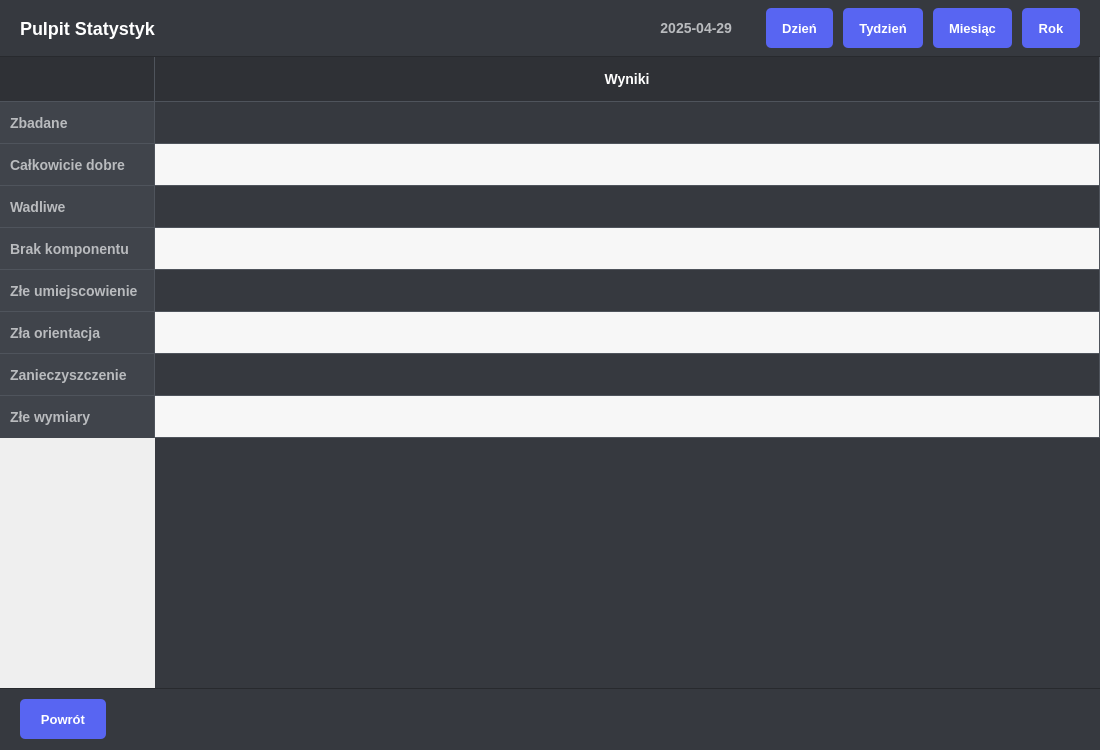
<?xml version="1.0" encoding="UTF-8"?>
<ui version="4.0">
 <class>Raporty</class>
 <widget class="QWidget" name="Raporty">
  <property name="geometry">
   <rect>
    <x>0</x>
    <y>0</y>
    <width>1100</width>
    <height>750</height>
   </rect>
  </property>
  <property name="windowTitle">
   <string>AOI</string>
  </property>
  <property name="styleSheet">
   <string notr="true">
/* --- Styl Pulpitu Statystyk (Ciemny Motyw v5 - Poprawki) --- */
QWidget#RaportsDashboard {
    background-color: #2f3136;
    color: #e8e9ea;
    font-family: "Segoe UI", Roboto, Cantarell, "Helvetica Neue", sans-serif;
    font-size: 14px;
}

/* --- Górny Pasek --- */
QFrame#topToolbar {
    background-color: #36393f;
    border: none;
    border-bottom: 1px solid #282a2e;
    padding: 8px 20px;
}

QLabel#titleLabel {
    color: #ffffff;
    font-size: 18px;
    font-weight: 600;
    background-color: transparent;
}

/* --- Etykieta Daty --- (Dodano) */
QLabel#dateDisplayLabel {
    color: #b9bbbe; /* Szary, jak drugorzędny tekst */
    font-size: 14px; /* Rozmiar jak standardowy tekst */
    font-weight: 500;
    background-color: transparent;
    padding-right: 15px; /* Odstęp od przycisków */
}

/* --- Przyciski Filtrowania (Wszystkie aktywne wizualnie) --- */
#topToolbar QPushButton {
    background-color: #5865F2; /* Kolor akcentu */
    color: white;
    font-size: 13px;
    font-weight: 600;
    padding: 6px 16px;
    border-radius: 5px;
    border: none;
    min-height: 28px;
    outline: none;
}
#topToolbar QPushButton:hover { background-color: #4e5dcf; }
#topToolbar QPushButton:pressed { background-color: #404ab8; }
#topToolbar QPushButton:disabled { background-color: #40444b; color: #72767d; opacity: 0.7; }


/* --- Tabela --- */
QTableWidget#tableWidget {
    background-color: #36393f;
    border: none;
    gridline-color: #4f545c;
    color: #dcddde;
    font-size: 14px;
    selection-background-color: #5865F2;
    selection-color: #ffffff;
    outline: none;
}
/* Zwiększony padding komórek dla większej wysokości wiersza */
QTableWidget#tableWidget::item {
    padding: 10px 8px; /* Zwiększono padding pionowy */
}


/* --- Nagłówki Tabeli --- */
QHeaderView::section {
    background-color: #2f3136;
    color: #ffffff;
    padding: 12px 10px;
    border: none;
    border-bottom: 1px solid #4f545c;
    font-size: 14px;
    font-weight: 600;
    /* Wysokość nagłówka jest kontrolowana przez padding */
}
QHeaderView::section:horizontal { border-right: 1px solid #4f545c; }
QHeaderView::section:horizontal:last { border-right: none; }

QHeaderView::section:vertical {
    background-color: #40444b;
    border-right: 1px solid #4f545c;
    border-bottom: 1px solid #4f545c;
    text-align: right;
    padding-right: 12px;
    color: #b9bbbe;
    font-weight: 500;
}
QHeaderView::section:vertical:last { border-bottom: none; }

/* Narożnik tabeli */
QTableWidget QTableCornerButton::section {
    background-color: #2f3136;
    border: none;
    border-bottom: 1px solid #4f545c;
    border-right: 1px solid #4f545c;
}


/* --- Dolny Pasek --- */
QFrame#bottomBar {
    background-color: #36393f;
    border: none;
    border-top: 1px solid #282a2e;
    padding: 8px 20px;
    min-height: 45px;
    max-height: 45px;
}

/* --- Przycisk Powrotu (Styl jak filtry) --- (Zmieniono) */
QPushButton#backButton {
    background-color: #5865F2; /* Kolor akcentu */
    color: white;
    font-size: 13px; /* Jak filtry */
    font-weight: 600;
    padding: 6px 20px; /* Nieco większy padding dla odróżnienia? Lub taki sam */
    border-radius: 5px;
    border: none;
    min-height: 28px;
    outline: none;
}
QPushButton#backButton:hover { background-color: #4e5dcf; }
QPushButton#backButton:pressed { background-color: #404ab8; }
QPushButton#backButton:disabled { background-color: #40444b; color: #72767d; opacity: 0.7; }


/* Paski przewijania */
QScrollBar:vertical { border: none; background: #2f3136; width: 12px; margin: 0px; }
QScrollBar::handle:vertical { background: #4f545c; min-height: 25px; border-radius: 6px; }
QScrollBar::handle:vertical:hover { background: #5a606b; }
QScrollBar::add-line:vertical, QScrollBar::sub-line:vertical { border: none; background: none; height: 0px; }
QScrollBar::add-page:vertical, QScrollBar::sub-page:vertical { background: none; }

QScrollBar:horizontal { border: none; background: #2f3136; height: 12px; margin: 0px; }
QScrollBar::handle:horizontal { background: #4f545c; min-width: 25px; border-radius: 6px; }
QScrollBar::handle:horizontal:hover { background: #5a606b; }
QScrollBar::add-line:horizontal, QScrollBar::sub-line:horizontal { border: none; background: none; width: 0px; }
QScrollBar::add-page:horizontal, QScrollBar::sub-page:horizontal { background: none; }

   </string>
  </property>
  <layout class="QVBoxLayout" name="mainVerticalLayout">
   <property name="spacing">
    <number>0</number>
   </property>
   <property name="leftMargin">
    <number>0</number>
   </property>
   <property name="topMargin">
    <number>0</number>
   </property>
   <property name="rightMargin">
    <number>0</number>
   </property>
   <property name="bottomMargin">
    <number>0</number>
   </property>
   <item> <widget class="QFrame" name="topToolbar">
     <property name="frameShape"><enum>QFrame::StyledPanel</enum></property>
     <property name="frameShadow"><enum>QFrame::Raised</enum></property>
     <layout class="QHBoxLayout" name="topToolbarLayout">
      <property name="spacing"><number>15</number></property>
      <property name="leftMargin"><number>0</number></property>
      <property name="topMargin"><number>0</number></property>
      <property name="rightMargin"><number>0</number></property>
      <property name="bottomMargin"><number>0</number></property>
      <item> <widget class="QLabel" name="titleLabel">
        <property name="text"><string>Pulpit Statystyk</string></property>
       </widget>
      </item>
      <item>
       <spacer name="toolbarSpacer"> <property name="orientation"><enum>Qt::Horizontal</enum></property>
        <property name="sizeHint" stdset="0"><size><width>40</width><height>20</height></size></property>
       </spacer>
      </item>
      <item> <widget class="QLabel" name="dateDisplayLabel">
        <property name="text">
         <string>2025-04-29</string>
        </property>
        <property name="alignment">
         <set>Qt::AlignRight|Qt::AlignTrailing|Qt::AlignVCenter</set>
        </property>
       </widget>
      </item>
      <item> <layout class="QHBoxLayout" name="buttonGroupLayout">
        <property name="spacing"><number>10</number></property>
         <item> <widget class="QPushButton" name="dayButton">
           <property name="text"><string>Dzień</string></property>
           <property name="checkable"><bool>false</bool></property>
           <property name="cursor"><cursorShape>PointingHandCursor</cursorShape></property>
          </widget>
         </item>
         <item> <widget class="QPushButton" name="weekButton">
           <property name="text"><string>Tydzień</string></property>
           <property name="checkable"><bool>false</bool></property>
           <property name="cursor"><cursorShape>PointingHandCursor</cursorShape></property>
          </widget>
         </item>
         <item> <widget class="QPushButton" name="monthButton">
           <property name="text"><string>Miesiąc</string></property>
           <property name="checkable"><bool>false</bool></property>
           <property name="cursor"><cursorShape>PointingHandCursor</cursorShape></property>
           </widget>
         </item>
         <item> <widget class="QPushButton" name="yearButton">
           <property name="text"><string>Rok</string></property>
           <property name="checkable"><bool>false</bool></property>
           <property name="cursor"><cursorShape>PointingHandCursor</cursorShape></property>
          </widget>
         </item>
       </layout>
      </item>
     </layout>
    </widget>
   </item>
   <item> <widget class="QTableWidget" name="tableWidget">
     <property name="sizePolicy">
      <sizepolicy hsizetype="Expanding" vsizetype="Expanding">
       <horstretch>0</horstretch> <verstretch>1</verstretch>
      </sizepolicy>
     </property>
     <property name="editTriggers"><set>QAbstractItemView::NoEditTriggers</set></property>
     <property name="selectionBehavior"><enum>QAbstractItemView::SelectRows</enum></property>
     <property name="alternatingRowColors"><bool>true</bool></property>
     <property name="showGrid"><bool>true</bool></property>
     <property name="gridStyle"><enum>Qt::SolidLine</enum></property>
     <property name="sortingEnabled"><bool>false</bool></property>
     <property name="wordWrap"><bool>true</bool></property>
      <property name="verticalScrollMode">
       <enum>QAbstractItemView::ScrollPerPixel</enum>
      </property>
      <property name="horizontalScrollMode">
       <enum>QAbstractItemView::ScrollPerPixel</enum>
      </property>
      <attribute name="verticalHeaderVisible"><bool>true</bool></attribute>
      <attribute name="verticalHeaderCascadingSectionResizes">
          <bool>false</bool>
      </attribute>
      <attribute name="verticalHeaderDefaultSectionSize">
          <number>42</number> </attribute>
      <attribute name="verticalHeaderHighlightSections"><bool>false</bool></attribute>
      <attribute name="verticalHeaderMinimumSectionSize">
          <number>42</number> </attribute>
      <attribute name="verticalHeaderStretchLastSection">
          <bool>false</bool>
      </attribute>

      <attribute name="horizontalHeaderVisible"><bool>true</bool></attribute>
      <attribute name="horizontalHeaderCascadingSectionResizes">
          <bool>false</bool>
      </attribute>
      <attribute name="horizontalHeaderDefaultSectionSize">
          <number>150</number> </attribute>
      <attribute name="horizontalHeaderHighlightSections"><bool>false</bool></attribute>
      <attribute name="horizontalHeaderMinimumSectionSize">
          <number>50</number> </attribute>
      <attribute name="horizontalHeaderStretchLastSection"><bool>true</bool></attribute>

     <row> <property name="text"> <string>Zbadane</string> </property> </row>
     <row> <property name="text"> <string>Całkowicie dobre</string> </property> </row>
     <row> <property name="text"> <string>Wadliwe</string> </property> </row>
     <row> <property name="text"> <string>Brak komponentu</string> </property> </row>
     <row> <property name="text"> <string>Złe umiejscowienie</string> </property> </row>
     <row> <property name="text"> <string>Zła orientacja</string> </property> </row>
     <row> <property name="text"> <string>Zanieczyszczenie</string> </property> </row>
     <row> <property name="text"> <string>Złe wymiary</string> </property> </row>
     <column> <property name="text"> <string>Wyniki</string> </property> </column>
    </widget>
   </item>
   <item> <widget class="QFrame" name="bottomBar">
     <property name="frameShape"><enum>QFrame::StyledPanel</enum></property>
     <property name="frameShadow"><enum>QFrame::Raised</enum></property>
     <layout class="QHBoxLayout" name="bottomBarLayout">
      <property name="spacing"><number>15</number></property>
      <property name="leftMargin"><number>0</number></property>
      <property name="topMargin"><number>0</number></property>
      <property name="rightMargin"><number>0</number></property>
      <property name="bottomMargin"><number>0</number></property>
      <item> <widget class="QPushButton" name="backButton">
        <property name="text"><string>Powrót</string></property>
        <property name="cursor"><cursorShape>PointingHandCursor</cursorShape></property>
        <property name="sizePolicy">
         <sizepolicy hsizetype="Fixed" vsizetype="Fixed">
          <horstretch>0</horstretch><verstretch>0</verstretch>
         </sizepolicy>
        </property>
       </widget>
      </item>
      <item>
       <spacer name="bottomSpacer"> <property name="orientation"><enum>Qt::Horizontal</enum></property>
        <property name="sizeHint" stdset="0"><size><width>40</width><height>20</height></size></property>
       </spacer>
      </item>
     </layout>
    </widget>
   </item>
  </layout>
 </widget>
 <resources/>
 <connections/>
</ui>
